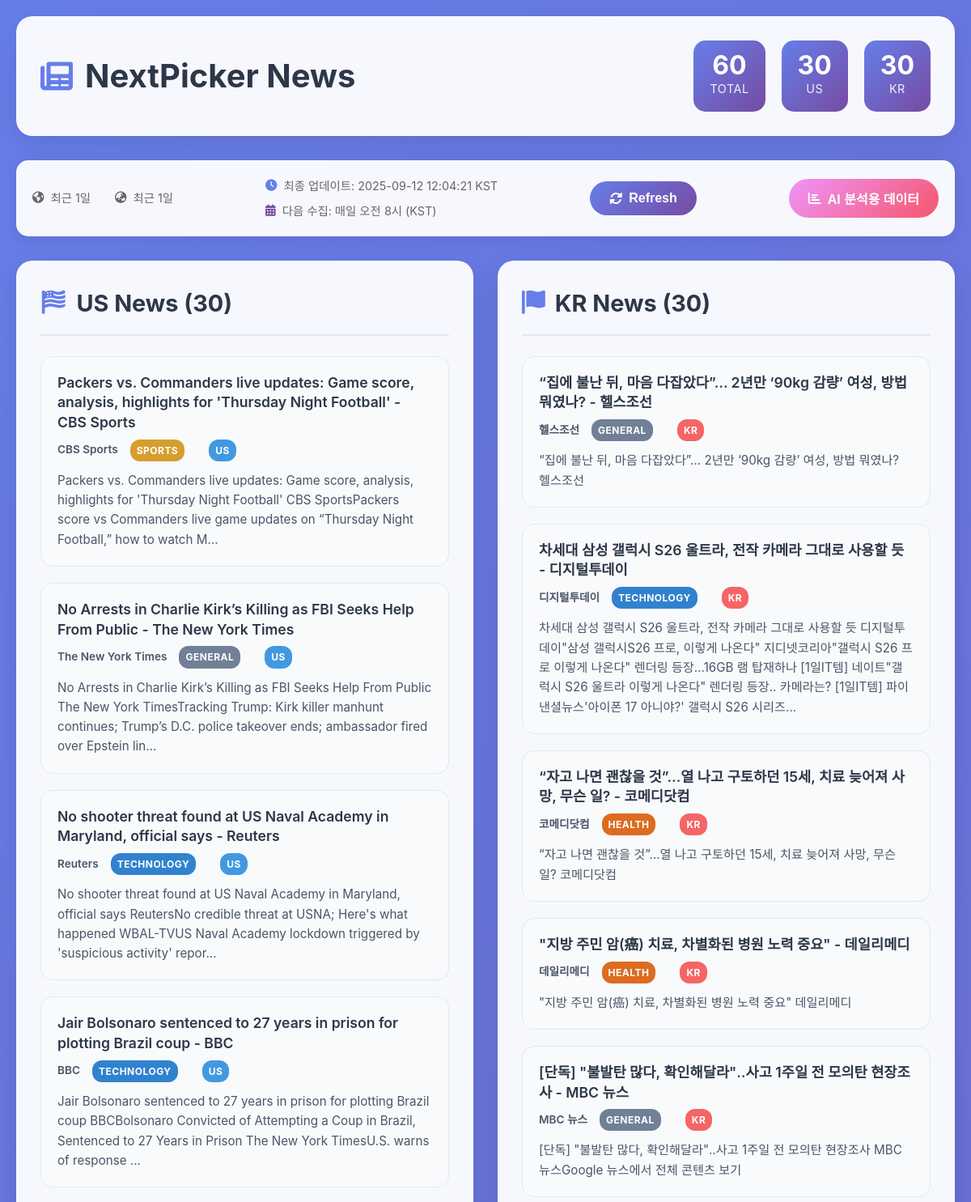
Page /news (upper part) on the committed database.
### app/database.py (models this page shows, shortened)
class NewsArticle(Base):
    __tablename__ = "news_articles"
    id = Column(String(32), primary_key=True)  # URL의 MD5 해시
    title = Column(String(500), nullable=False)
    url = Column(String(1000), unique=True, nullable=False)
    source = Column(String(100), nullable=False)
    published = Column(DateTime, nullable=False)
    summary = Column(Text)
    section = Column(String(50))  # 섹션 분류 (politics, business, technology, etc.)
    country = Column(String(2), nullable=False)  # 'US' 또는 'KR'
    created_at = Column(DateTime, default=lambda: datetime.now(timezone(timedelta(hours=9))))

### app/main.py (the view)
@app.get("/news", response_class=HTMLResponse)
async def news_home(
    request: Request,
    days_us: int = 1,
    days_kr: int = 1,
    limit: int = 30,
):
    try:
        news_us = get_recent_news('US', days=days_us, limit=limit)
        news_kr = get_recent_news('KR', days=days_kr, limit=limit)
        summary = build_summary(news_us, news_kr, days_us, days_kr)
        return templates.TemplateResponse(
            "index.html",
            {
                "request": request,
                "news_us": news_us,
                "news_kr": news_kr,
                "summary": summary
            },
        )
    except Exception as e:
        logger.error(f"Error loading news page: {e}")
        slack.notify_error(str(e), "뉴스 페이지 로딩 실패")
        return templates.TemplateResponse(
            "index.html",
            {
                "request": request,
                "news_us": [],
                "news_kr": [],
                "summary": {"total": 0, "us": 0, "kr": 0, "error": str(e)}
            },
        )

### templates/index.html (shortened to what this page needs)
<!DOCTYPE html>
<html lang="ko">
<head>
  <link rel="stylesheet" href="/static/style.css">
  <link href="https://cdnjs.cloudflare.com/ajax/libs/font-awesome/6.0.0/css/all.min.css" rel="stylesheet">
</head>
<body>
  <div class="container">
    <header class="header">
      <h1><i class="fas fa-newspaper"></i> NextPicker News</h1>
      <div class="summary-stats">
        <div class="stat">
          <span class="stat-number">{{ summary.total }}</span>
          <span class="stat-label">Total</span>
        </div>
        <div class="stat">
          <span class="stat-number">{{ summary.us }}</span>
          <span class="stat-label">US</span>
        </div>
        <div class="stat">
          <span class="stat-number">{{ summary.kr }}</span>
          <span class="stat-label">KR</span>
        </div>
      </div>
    </header>
    <div class="controls">
      <div class="date-ranges">
        <div class="range-item">
          <i class="fas fa-globe-americas"></i>
          <span>{{ summary.range_us }}</span>
        </div>
        <div class="range-item">
          <i class="fas fa-globe-asia"></i>
          <span>{{ summary.range_kr }}</span>
        </div>
      </div>
      <div class="update-info">
        <div class="last-update">
          <i class="fas fa-clock"></i>
          <span>최종 업데이트: {{ summary.last_update }}</span>
        </div>
        <div class="next-update">
          <i class="fas fa-calendar-alt"></i>
          <span>다음 수집: 매일 오전 8시 (KST)</span>
        </div>
      </div>
      <button id="refreshBtn" class="refresh-btn" onclick="refreshNews()">
        <i class="fas fa-sync-alt"></i> Refresh
      </button>
      <button id="analysisBtn" class="analysis-btn" onclick="showAnalysis()">
        <i class="fas fa-chart-bar"></i> AI 분석용 데이터
      </button>
    </div>
    <div class="news-container">
      <section class="news-section">
        <h2><i class="fas fa-flag-usa"></i> US News ({{ summary.us }})</h2>
        <div class="news-list" id="usNews">
          {% for n in news_us %}
            <article class="news-item">
              <div class="news-header">
                <a href="{{ n.url }}" target="_blank" class="news-title">{{ n.title }}</a>
                <div class="news-meta">
                  <span class="source">{{ n.source }}</span>
                  {% if n.section %}
                    <span class="section-badge {{ n.section }}">{{ n.section|title }}</span>
                  {% endif %}
                  <span class="country-badge us">{{ n.country|upper }}</span>
                </div>
              </div>
              {% if n.summary %}
                <p class="news-summary">{{ n.summary[:200] }}{% if n.summary|length > 200 %}...{% endif %}</p>
              {% endif %}
            </article>
          {% endfor %}
        </div>
      </section>
      <section class="news-section">
        <h2><i class="fas fa-flag"></i> KR News ({{ summary.kr }})</h2>
        <div class="news-list" id="krNews">
          {% for n in news_kr %}
            <article class="news-item">
              <div class="news-header">
                <a href="{{ n.url }}" target="_blank" class="news-title">{{ n.title }}</a>
                <div class="news-meta">
                  <span class="source">{{ n.source }}</span>
                  {% if n.section %}
                    <span class="section-badge {{ n.section }}">{{ n.section|title }}</span>
                  {% endif %}
                  <span class="country-badge kr">{{ n.country|upper }}</span>
                </div>
              </div>
              {% if n.summary %}
                <p class="news-summary">{{ n.summary[:200] }}{% if n.summary|length > 200 %}...{% endif %}</p>
              {% endif %}
            </article>
          {% endfor %}
        </div>
      </section>
    </div>
  </div>
</body>
</html>

### static/style.css (style rules this page uses)
* { margin: 0; padding: 0; box-sizing: border-box; }
body { font-family: -apple-system, BlinkMacSystemFont, 'Segoe UI', Roboto, Oxygen, Ubuntu, Cantarell, sans-serif; line-height: 1.6; color: #333; background: linear-gradient(135deg, #667eea 0%, #764ba2 100%); min-height: 100vh; }
.container { max-width: 1200px; margin: 0 auto; padding: 20px; }
.header { background: rgba(255, 255, 255, 0.95); backdrop-filter: blur(10px); border-radius: 20px; padding: 30px; margin-bottom: 30px; box-shadow: 0 8px 32px rgba(0, 0, 0, 0.1); display: flex; justify-content: space-between; align-items: center; flex-wrap: wrap; gap: 20px; }
.header h1 { font-size: 2.5rem; font-weight: 700; color: #2d3748; display: flex; align-items: center; gap: 15px; }
.header h1 i { color: #667eea; }
.summary-stats { display: flex; gap: 20px; }
.stat { text-align: center; padding: 15px 20px; background: linear-gradient(135deg, #667eea, #764ba2); border-radius: 15px; color: white; min-width: 80px; }
.stat-number { display: block; font-size: 2rem; font-weight: 700; line-height: 1; }
.stat-label { font-size: 0.9rem; opacity: 0.9; text-transform: uppercase; letter-spacing: 0.5px; }
.controls { background: rgba(255, 255, 255, 0.95); backdrop-filter: blur(10px); border-radius: 15px; padding: 20px; margin-bottom: 30px; box-shadow: 0 4px 20px rgba(0, 0, 0, 0.1); display: flex; justify-content: space-between; align-items: center; flex-wrap: wrap; gap: 20px; }
.date-ranges { display: flex; gap: 30px; flex-wrap: wrap; }
.range-item { display: flex; align-items: center; gap: 8px; color: #666; font-size: 0.9rem; }
.update-info { display: flex; flex-direction: column; gap: 8px; flex-wrap: wrap; }
.last-update, .next-update { display: flex; align-items: center; gap: 8px; color: #666; font-size: 0.9rem; }
.last-update i { color: #667eea; }
.next-update i { color: #764ba2; }
.refresh-btn, .analysis-btn { background: linear-gradient(135deg, #667eea, #764ba2); color: white; border: none; padding: 12px 24px; border-radius: 25px; font-size: 1rem; font-weight: 600; cursor: pointer; transition: all 0.3s ease; display: flex; align-items: center; gap: 8px; }
.analysis-btn { background: linear-gradient(135deg, #f093fb, #f5576c); }
.news-container { display: grid; grid-template-columns: 1fr 1fr; gap: 30px; }
.news-section { background: rgba(255, 255, 255, 0.95); backdrop-filter: blur(10px); border-radius: 20px; padding: 30px; box-shadow: 0 8px 32px rgba(0, 0, 0, 0.1); }
.news-section h2 { font-size: 1.8rem; margin-bottom: 25px; color: #2d3748; display: flex; align-items: center; gap: 12px; padding-bottom: 15px; border-bottom: 2px solid #e2e8f0; }
.news-section h2 i { color: #667eea; }
.news-list { display: flex; flex-direction: column; gap: 20px; }
.news-item { padding: 20px; border-radius: 15px; background: #f8fafc; border: 1px solid #e2e8f0; transition: all 0.3s ease; }
.news-header { margin-bottom: 12px; }
.news-title { color: #2d3748; text-decoration: none; font-size: 1.1rem; font-weight: 600; line-height: 1.4; display: block; margin-bottom: 8px; transition: color 0.3s ease; }
.news-meta { display: flex; align-items: center; gap: 15px; flex-wrap: wrap; font-size: 0.85rem; color: #718096; }
.source { font-weight: 600; color: #4a5568; }
.section-badge { padding: 4px 8px; border-radius: 12px; font-size: 0.75rem; font-weight: 700; text-transform: uppercase; letter-spacing: 0.5px; color: white; }
.section-badge.technology { background: #3182ce; }
.section-badge.sports { background: #d69e2e; }
.section-badge.health { background: #dd6b20; }
.section-badge.general { background: #718096; }
.country-badge { padding: 4px 8px; border-radius: 12px; font-size: 0.75rem; font-weight: 700; text-transform: uppercase; letter-spacing: 0.5px; }
.country-badge.us { background: #4299e1; color: white; }
.country-badge.kr { background: #f56565; color: white; }
.news-summary { color: #4a5568; line-height: 1.6; font-size: 0.95rem; }

### rows in the picture
NewsArticle: title "Packers vs. Commanders live updates: Game score, analysis, highlights for 'Thursday Night Football' - CBS Sports", source "CBS Sports", section "SPORTS", country "US", summary "Packers vs. Commanders live updates: Game score, analysis, highlights for 'Thursday Night Football' CBS SportsPackers score vs Commanders live game updates on “Thursday Night Football,” how to watch M"
NewsArticle: title "No Arrests in Charlie Kirk’s Killing as FBI Seeks Help From Public - The New York Times", source "The New York Times", section "GENERAL", country "US", summary "No Arrests in Charlie Kirk’s Killing as FBI Seeks Help From Public The New York TimesTracking Trump: Kirk killer manhunt continues; Trump’s D.C. police takeover ends; ambassador fired over Epstein lin"
NewsArticle: title "No shooter threat found at US Naval Academy in Maryland, official says - Reuters", source "Reuters", section "TECHNOLOGY", country "US", summary "No shooter threat found at US Naval Academy in Maryland, official says ReutersNo credible threat at USNA; Here's what happened WBAL-TVUS Naval Academy lockdown triggered by 'suspicious activity' repor"
NewsArticle: title "Jair Bolsonaro sentenced to 27 years in prison for plotting Brazil coup - BBC", source "BBC", section "TECHNOLOGY", country "US", summary "Jair Bolsonaro sentenced to 27 years in prison for plotting Brazil coup BBCBolsonaro Convicted of Attempting a Coup in Brazil, Sentenced to 27 Years in Prison The New York TimesU.S. warns of response"
NewsArticle: title "“집에 불난 뒤, 마음 다잡았다”… 2년만 ‘90kg 감량’ 여성, 방법 뭐였나? - 헬스조선", source "헬스조선", section "GENERAL", country "KR", summary "“집에 불난 뒤, 마음 다잡았다”… 2년만 ‘90kg 감량’ 여성, 방법 뭐였나? 헬스조선"
NewsArticle: title "차세대 삼성 갤럭시 S26 울트라, 전작 카메라 그대로 사용할 듯 - 디지털투데이", source "디지털투데이", section "TECHNOLOGY", country "KR", summary "차세대 삼성 갤럭시 S26 울트라, 전작 카메라 그대로 사용할 듯 디지털투데이\"삼성 갤럭시S26 프로, 이렇게 나온다\" 지디넷코리아\"갤럭시 S26 프로 이렇게 나온다\" 렌더링 등장…16GB 램 탑재하나 [1일IT템] 네이트\"갤럭시 S26 울트라 이렇게 나온다\" 렌더링 등장.. 카메라는? [1일IT템] 파이낸셜뉴스'아이폰 17 아니야?' 갤럭시 S26 시리즈"
NewsArticle: title "“자고 나면 괜찮을 것”…열 나고 구토하던 15세, 치료 늦어져 사망, 무슨 일? - 코메디닷컴", source "코메디닷컴", section "HEALTH", country "KR", summary "“자고 나면 괜찮을 것”…열 나고 구토하던 15세, 치료 늦어져 사망, 무슨 일? 코메디닷컴"
NewsArticle: title "\"지방 주민 암(癌) 치료, 차별화된 병원 노력 중요\" - 데일리메디", source "데일리메디", section "HEALTH", country "KR", summary "\"지방 주민 암(癌) 치료, 차별화된 병원 노력 중요\" 데일리메디"
NewsArticle: title "[단독] \"불발탄 많다, 확인해달라\"‥사고 1주일 전 모의탄 현장조사 - MBC 뉴스", source "MBC 뉴스", section "GENERAL", country "KR", summary "[단독] \"불발탄 많다, 확인해달라\"‥사고 1주일 전 모의탄 현장조사 MBC 뉴스Google 뉴스에서 전체 콘텐츠 보기"

### other values in the picture
{{ summary.total }} "60"
{{ summary.us }} "30"
{{ summary.kr }} "30"
{{ summary.range_us }} "최근 1일"
{{ summary.range_kr }} "최근 1일"
{{ summary.last_update }} "2025-09-12 12:04:21 KST"
